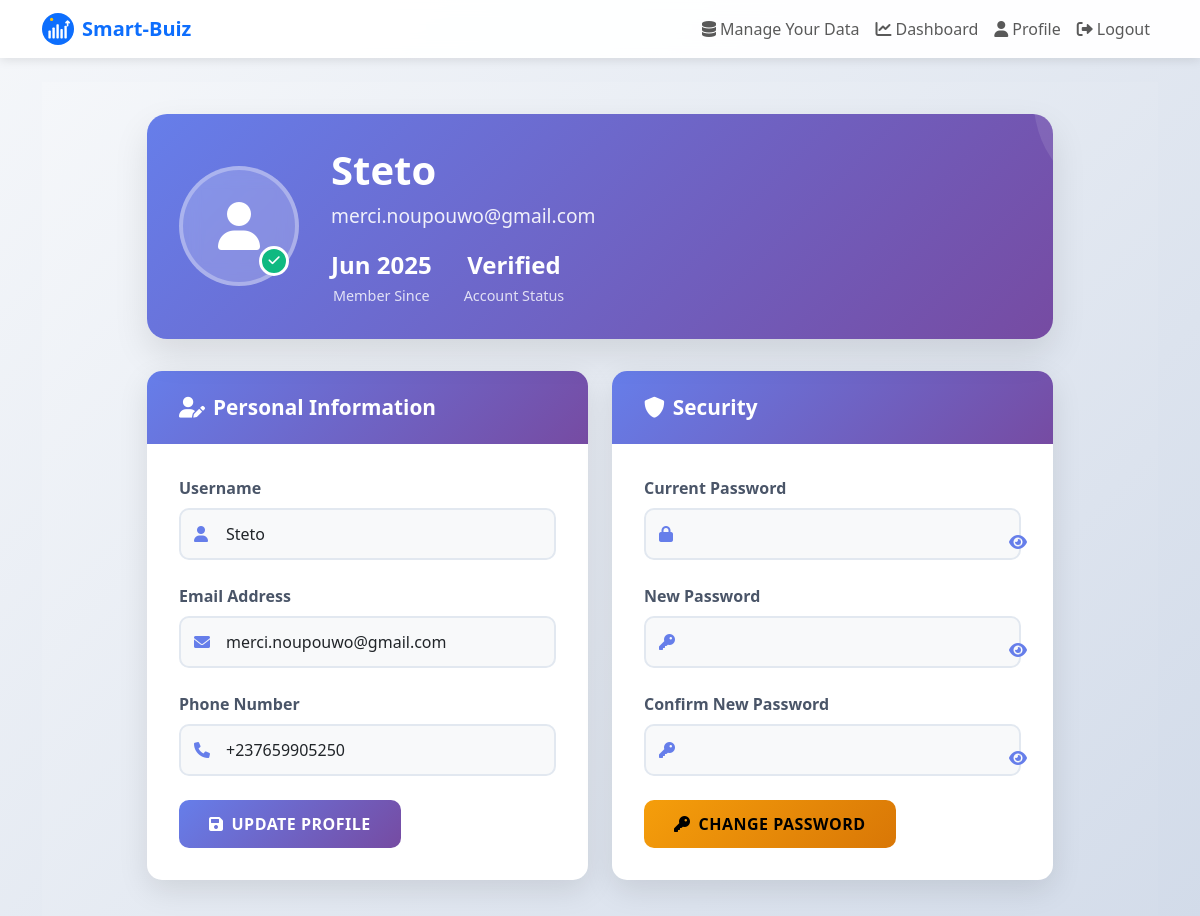
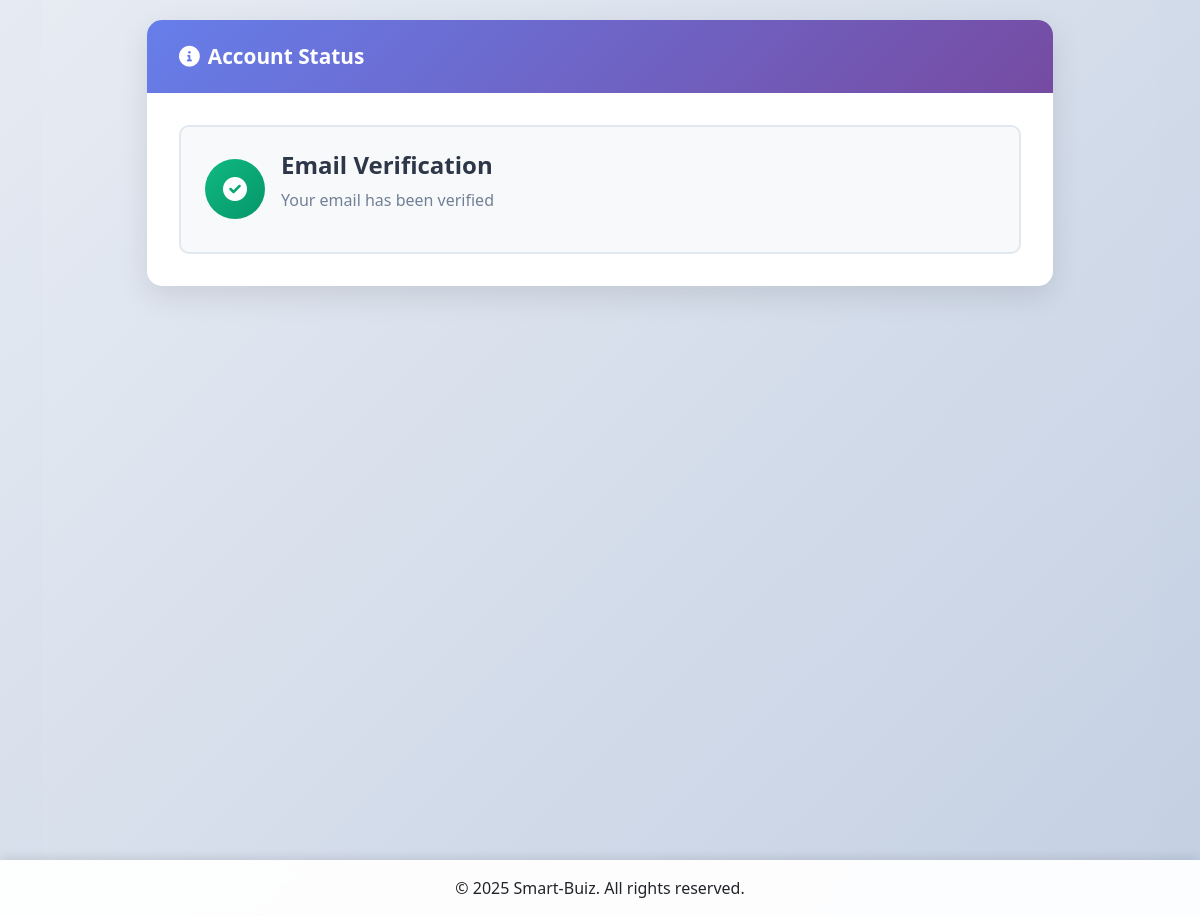
The page /auth/profile/ (signed in) on the database its author committed (2 pictures, top to bottom).
### authentication/models.py (models this page shows, shortened)
class User(AbstractUser):
    email = models.EmailField(unique=True)
    phone_number = models.CharField(max_length=15, blank=True, null=True)
    is_verified = models.BooleanField(default=False)
    created_at = models.DateTimeField(auto_now_add=True)
    updated_at = models.DateTimeField(auto_now=True)
    USERNAME_FIELD = 'email'
    REQUIRED_FIELDS = ['username']

### authentication/views.py (the view, shortened to what this page needs)
# urls.py: path('profile/', profile_view, name='profile'),
@login_required
def profile_view(request):
    return render(request, 'authentication/profile.html')

### templates/authentication/profile.html (shortened to what this page needs)
{% extends 'base.html' %}
{% load static %}
{% block content %}
<div class="profile-container">
<div class="container">
    <div class="row justify-content-center">
            <div class="col-lg-10">
                <div class="profile-header">
                    <div class="profile-avatar">
                        <div class="avatar-circle">
                            <i class="fas fa-user"></i>
                        </div>
                        <div class="avatar-badge {% if user.is_verified %}verified{% else %}unverified{% endif %}">
                            <i class="fas fa-{% if user.is_verified %}check{% else %}clock{% endif %}"></i>
                        </div>
                    </div>
                    <div class="profile-info">
                        <h1 class="profile-name">{{ user.username }}</h1>
                        <p class="profile-email">{{ user.email }}</p>
                        <div class="profile-stats">
                            <div class="stat">
                                <span class="stat-value">{{ user.date_joined|date:"M Y" }}</span>
                                <span class="stat-label">Member Since</span>
                            </div>
                            <div class="stat">
                                <span class="stat-value">{% if user.is_verified %}Verified{% else %}Pending{% endif %}</span>
                                <span class="stat-label">Account Status</span>
                            </div>
                        </div>
                    </div>
                </div>
                <div class="row">
                    <div class="col-lg-6 mb-4">
                        <div class="profile-card">
                            <div class="card-header">
                                <h3><i class="fas fa-user-edit me-2"></i>Personal Information</h3>
                            </div>
                            <div class="card-content">
                                <form method="post" class="profile-form needs-validation" novalidate>
                                    <div class="form-group">
                                        <label for="username">Username</label>
                                        <div class="input-wrapper">
                                            <i class="fas fa-user"></i>
                                            <input type="text" class="form-control" id="username" name="username"
                                                   value="{{ user.username }}" required>
                                        </div>
                                    </div>
                                    <div class="form-group">
                                        <label for="email">Email Address</label>
                                        <div class="input-wrapper">
                                            <i class="fas fa-envelope"></i>
                                            <input type="email" class="form-control" id="email" name="email"
                                                   value="{{ user.email }}" required>
                                        </div>
                                    </div>
                                    <div class="form-group">
                                <label for="phone_number">Phone Number</label>
                                        <div class="input-wrapper">
                                            <i class="fas fa-phone"></i>
                                            <input type="tel" class="form-control" id="phone_number" name="phone_number"
                                                   value="{{ user.phone_number|default:'' }}" placeholder="Optional">
                                        </div>
                                    </div>
                                    <button type="submit" class="btn btn-primary profile-btn">
                                        <i class="fas fa-save me-2"></i>Update Profile
                                    </button>
                                </form>
                            </div>
                        </div>
                    </div>
                    <div class="col-lg-6 mb-4">
                        <div class="profile-card">
                            <div class="card-header">
                                <h3><i class="fas fa-shield-alt me-2"></i>Security</h3>
                            </div>
                            <div class="card-content">
                                <form method="post" action="{% url 'change_password' %}" class="profile-form needs-validation" novalidate>
                                    <div class="form-group">
                                        <label for="current_password">Current Password</label>
                                        <div class="input-wrapper">
                                            <i class="fas fa-lock"></i>
                                            <input type="password" class="form-control" id="current_password"
                                                   name="current_password" required>
                                            <button type="button" class="toggle-password" onclick="togglePassword('current_password', 'toggleCurrent')">
                                                <i class="fas fa-eye" id="toggleCurrent"></i>
                                            </button>
                                        </div>
                                    </div>
                                    <div class="form-group">
                                <label for="new_password">New Password</label>
                                        <div class="input-wrapper">
                                            <i class="fas fa-key"></i>
                                            <input type="password" class="form-control" id="new_password"
                                                   name="new_password" required minlength="8">
                                            <button type="button" class="toggle-password" onclick="togglePassword('new_password', 'toggleNew')">
                                                <i class="fas fa-eye" id="toggleNew"></i>
                                            </button>
                                        </div>
                            </div>
                                    <div class="form-group">
                                <label for="confirm_password">Confirm New Password</label>
                                        <div class="input-wrapper">
                                            <i class="fas fa-key"></i>
                                            <input type="password" class="form-control" id="confirm_password"
                                                   name="confirm_password" required minlength="8">
                                            <button type="button" class="toggle-password" onclick="togglePassword('confirm_password', 'toggleConfirm')">
                                                <i class="fas fa-eye" id="toggleConfirm"></i>
                                            </button>
                                        </div>
                                    </div>
                                    <button type="submit" class="btn btn-warning profile-btn">
                                        <i class="fas fa-key me-2"></i>Change Password
                                    </button>
                                </form>
                            </div>
                        </div>
                    </div>
                    </div>
                <div class="profile-card">
                    <div class="card-header">
                        <h3><i class="fas fa-info-circle me-2"></i>Account Status</h3>
                    </div>
                    <div class="card-content">
                        <div class="status-grid">
                            <div class="status-item">
                                <div class="status-icon {% if user.is_verified %}verified{% else %}pending{% endif %}">
                                    <i class="fas fa-{% if user.is_verified %}check-circle{% else %}clock{% endif %}"></i>
                                </div>
                                <div class="status-info">
                                    <h4>Email Verification</h4>
                                    <p>{% if user.is_verified %}Your email has been verified{% else %}Email verification pending{% endif %}</p>
                                </div>
                            </div>
                        </div>
                    </div>
                </div>
            </div>
        </div>
    </div>
</div>
{% endblock %}

### templates/base.html (style rules this page uses)
:root { --primary-color: #0d6efd; --secondary-color: #6c757d; --success-color: #198754; --danger-color: #dc3545; --warning-color: #ffc107; --info-color: #0dcaf0; --light-color: #f8f9fa; --dark-color: #212529; }
body { min-height: 100vh; background: linear-gradient(135deg, #f5f7fa 0%, #c3cfe2 100%); font-family: 'Segoe UI', Tahoma, Geneva, Verdana, sans-serif; display: flex; flex-direction: column; }
.btn { border-radius: 8px; font-weight: 500; padding: 0.5rem 1.5rem; transition: all 0.3s ease; }
.btn-primary { background-color: var(--primary-color); border-color: var(--primary-color); }
.form-control { border-radius: 8px; padding: 0.75rem 1rem; border: 1px solid #dee2e6; transition: all 0.3s ease; }
html, body { height: 100%; margin: 0; padding: 0; }
body { display: flex; flex-direction: column; }
html, body, .container-fluid.h-100, .row.h-100 { height: 100%; overflow: hidden; }
.card-header { padding: 0.5rem 0.75rem; margin-bottom: 0; background-color: rgba(0, 0, 0, .03); border-bottom: 1px solid rgba(0, 0, 0, .125); }

### templates/authentication/profile.html (style rules this page uses)
.profile-container { background: linear-gradient(135deg, #f5f7fa 0%, #c3cfe2 100%); min-height: 100vh; padding: 2rem 0; }
.profile-header { background: linear-gradient(135deg, #667eea 0%, #764ba2 100%); border-radius: 20px; padding: 2rem; margin-bottom: 2rem; color: white; display: flex; align-items: center; gap: 2rem; box-shadow: 0 15px 35px rgba(0, 0, 0, 0.1); position: relative; overflow: hidden; }
.profile-header::before { content: ''; position: absolute; top: -50%; right: -20%; width: 200px; height: 200px; background: rgba(255, 255, 255, 0.1); border-radius: 50%; }
.profile-avatar { position: relative; flex-shrink: 0; }
.avatar-circle { width: 120px; height: 120px; background: rgba(255, 255, 255, 0.2); border-radius: 50%; display: flex; align-items: center; justify-content: center; font-size: 3rem; border: 4px solid rgba(255, 255, 255, 0.3); backdrop-filter: blur(10px); }
.avatar-badge { position: absolute; bottom: 10px; right: 10px; width: 30px; height: 30px; border-radius: 50%; display: flex; align-items: center; justify-content: center; font-size: 0.8rem; border: 3px solid white; }
.avatar-badge.verified { background: #10b981; }
.profile-name { font-size: 2.5rem; font-weight: 700; margin-bottom: 0.5rem; }
.profile-email { font-size: 1.2rem; opacity: 0.9; margin-bottom: 1rem; }
.profile-stats { display: flex; gap: 2rem; }
.stat { text-align: center; }
.stat-value { display: block; font-size: 1.5rem; font-weight: 600; }
.stat-label { font-size: 0.9rem; opacity: 0.8; }
.profile-card { background: white; border-radius: 15px; box-shadow: 0 10px 30px rgba(0, 0, 0, 0.1); overflow: hidden; margin-bottom: 2rem; transition: transform 0.3s ease; }
.card-header { background: linear-gradient(135deg, #667eea 0%, #764ba2 100%); color: white; padding: 1.5rem 2rem; border: none; }
.card-header h3 { margin: 0; font-size: 1.3rem; font-weight: 600; }
.card-content { padding: 2rem; }
.form-group { margin-bottom: 1.5rem; }
.form-group label { font-weight: 600; color: #4a5568; margin-bottom: 0.5rem; display: block; }
.input-wrapper { position: relative; display: flex; align-items: center; }
.input-wrapper i { position: absolute; left: 15px; color: #667eea; z-index: 2; }
.input-wrapper .form-control { padding-left: 45px; border: 2px solid #e2e8f0; border-radius: 10px; font-size: 1rem; transition: all 0.3s ease; background: #f8f9fa; }
.toggle-password { position: absolute; right: 15px; background: none; border: none; color: #667eea; cursor: pointer; z-index: 2; transition: color 0.3s ease; }
.profile-btn { background: linear-gradient(135deg, #667eea 0%, #764ba2 100%); border: none; border-radius: 10px; padding: 12px 30px; font-weight: 600; transition: all 0.3s ease; text-transform: uppercase; letter-spacing: 0.5px; }
.btn-warning.profile-btn { background: linear-gradient(135deg, #f59e0b 0%, #d97706 100%); }
.status-grid { display: grid; gap: 1.5rem; }
.status-item { display: flex; align-items: center; gap: 1rem; padding: 1.5rem; background: #f8f9fa; border-radius: 10px; border: 2px solid #e2e8f0; }
.status-icon { width: 60px; height: 60px; border-radius: 50%; display: flex; align-items: center; justify-content: center; font-size: 1.5rem; color: white; }
.status-icon.verified { background: linear-gradient(135deg, #10b981 0%, #059669 100%); }
.status-info h4 { margin: 0 0 0.5rem 0; color: #2d3748; font-weight: 600; }
.status-info p { margin: 0 0 1rem 0; color: #718096; }

### rows shown on the page
User: username "Steto", email "merci.noupouwo@gmail.com", date_joined "Jun 2025", phone_number "+237659905250"
